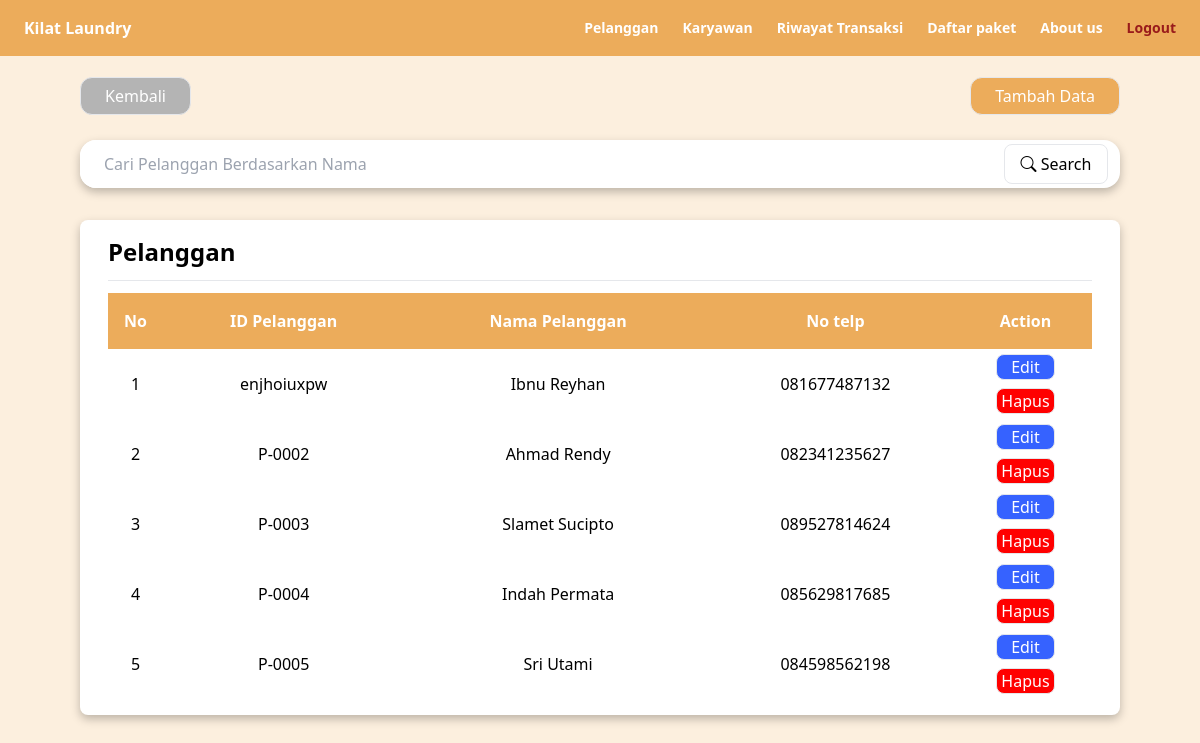
The page /pelanggan.php (signed in) on the database its author committed.
### tables this page shows
CREATE TABLE `pelanggan` (
  `id_pelanggan` varchar(50) NOT NULL,
  `nama` varchar(255) DEFAULT NULL,
  `telp` varchar(255) DEFAULT NULL
);

### function.php (called while the page is built, shortened)
<?php
    $host	= 'localhost';
    $user   = 'root';
    $pass	= '';
    $db	    = 'laundry';
    $koneksi = mysqli_connect($host,$user,$pass,$db);
    function query($query){
        global $koneksi;
        $result = mysqli_query($koneksi, $query);
        $rows = [];
        while ($row = mysqli_fetch_assoc($result)) {
            $rows[] = $row;
        }
        return $rows;
    }
?>

### pelanggan.php (the view, shortened to what this page needs)
<?php
    require_once 'function.php';
?>
<!DOCTYPE html>
<html lang="en">
<head>
    <link rel="stylesheet" href="https://cdn.jsdelivr.net/npm/bootstrap-icons@1.10.5/font/bootstrap-icons.css">
    <script src="https://cdn.tailwindcss.com"></script>
    <link rel="stylesheet" href="./style.css/style.css">
</head>
<body>
    <?php require './head/navbar.php'; ?>
    <div class="content px-20 pb-10">
        <div class="header flex justify-between items-center h-14 mt-3">
            <a class="btn-back flex justify-center items-center px-6 h-2/3 rounded-xl border text-white" href="order.php">Kembali</a>
            <a class="btn-order flex justify-center items-center px-6 h-2/3 rounded-xl border text-white" href="tambahpelanggan.php">Tambah Data</a>
        </div>
        <div class="search-order w-full h-12 bg-white mt-4 rounded-2xl shadow-item">
            <form action="./pelanggan.php" method="get" class="flex h-full flex-row">
                <input class="grow pl-6 rounded-2xl" type="text" name="search" id="search" placeholder="Cari Pelanggan Berdasarkan Nama">
                <div class="btn-place flex-none w-32 py-1 px-3">
                    <button class="w-full h-full border rounded-lg" type="submit"><i class="bi bi-search"></i> Search</button>
                </div>
            </form>
        </div>
        <div class="order-belum-dikerjakan w-full bg-white mt-8 px-7 py-4 rounded-lg shadow-item">
            <h1 class="text-2xl font-bold pb-3">Pelanggan</h1>
            <hr>
            <div class="items-list table w-full mt-3 font-bold">
                <table class="table-auto w-full">
                    <thead>
                        <tr class="h-14 tablehead">
                            <th class="text-white">No</th>
                            <th class="text-white">ID Pelanggan</th>
                            <th class="text-white">Nama Pelanggan</th>
                            <th class="text-white">No telp</th>
                            <th class="text-white">Action</th>
                        </tr>
                    </thead>
                    <tbody>
                    <?php
                    $query = "SELECT * FROM `pelanggan`";
                    $pelanggan = query($query);
                    if (!empty($pelanggan)) {
                        $number = 1;
                        foreach ($pelanggan as $row) {
                    ?>
                        <tr class="font-normal">
                            <td class="text-center"><?= $number ?></td>
                            <td class="text-center"><?= $row['id_pelanggan'] ?></td>
                            <td class="text-center"><?= $row['nama'] ?></td>
                            <td class="text-center"><?= $row['telp'] ?></td>
                            <td class="grid grid-row-2 justify-center items-center w-full">
                                <a href="editpelanggan.php?id=<?= $row['nama'] ?>" onclick="return confirm('Yakin ingin mengedit status?');" class="btn-sudah text-white border flex justify-center items-center my-1 px-1 rounded-lg">Edit</a>
                                <a href="hapuspelanggan.php?id=<?= $row['nama'] ?>" onclick="return confirm('Yakin akan menghapus?');" class="btn-hapus text-white border flex justify-center items-center my-1 px-1 rounded-lg">Hapus</a>
                            </td>
                        </tr>
                    <?php
                        $number++;
                        }
                    } else {
                    ?>
                    <tr>
                        <td class="flex justify-center items-center w-full h-14 font-medium">Data Tidak Tersedia</td>
                    </tr>
                    <?php } ?>
                    </tbody>
                </table>
            </div>
        </div>
    </div>
</body>
</html>

### style.css/style.css (style rules this page uses)
body { background-color: #FCEFDE; }
.btn-order { background-color: #ECAC5B; }
.btn-back { background-color: #B4B4B4; }
.shadow-item { box-shadow: 0px 4px 10px 0px rgba(0, 0, 0, 0.25); }
.tablehead { background-color: #ECAC5B; }
.btn-sudah { background-color: #3662FF; }
.btn-hapus { background-color: #FF0000; }

### rows shown on the page
pelanggan: id_pelanggan "enjhoiuxpw", nama "Ibnu Reyhan", telp "081677487132"
pelanggan: id_pelanggan "P-0002", nama "Ahmad Rendy", telp "082341235627"
pelanggan: id_pelanggan "P-0003", nama "Slamet Sucipto", telp "089527814624"
pelanggan: id_pelanggan "P-0004", nama "Indah Permata", telp "085629817685"
pelanggan: id_pelanggan "P-0005", nama "Sri Utami", telp "084598562198"
